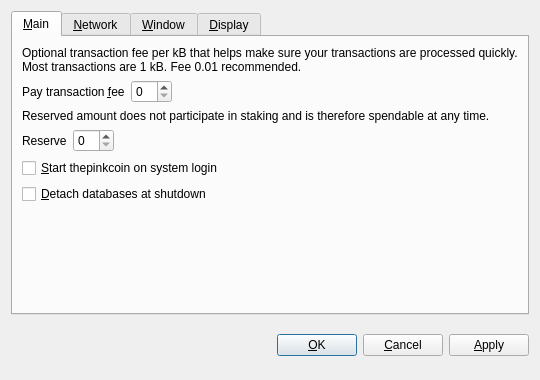
<?xml version="1.0" encoding="UTF-8"?>
<ui version="4.0">
 <class>OptionsDialog</class>
 <widget class="QDialog" name="OptionsDialog">
  <property name="geometry">
   <rect>
    <x>0</x>
    <y>0</y>
    <width>540</width>
    <height>380</height>
   </rect>
  </property>
  <property name="windowTitle">
   <string>Options</string>
  </property>
  <property name="modal">
   <bool>true</bool>
  </property>
  <layout class="QVBoxLayout" name="verticalLayout">
   <item>
    <widget class="QTabWidget" name="tabWidget">
     <property name="tabPosition">
      <enum>QTabWidget::North</enum>
     </property>
     <property name="currentIndex">
      <number>0</number>
     </property>
     <widget class="QWidget" name="tabMain">
      <attribute name="title">
       <string>&amp;Main</string>
      </attribute>
      <layout class="QVBoxLayout" name="verticalLayout_Main">
       <item>
        <widget class="QLabel" name="transactionFeeInfoLabel">
         <property name="text">
          <string>Optional transaction fee per kB that helps make sure your transactions are processed quickly. Most transactions are 1 kB. Fee 0.01 recommended.</string>
         </property>
         <property name="textFormat">
          <enum>Qt::PlainText</enum>
         </property>
         <property name="wordWrap">
          <bool>true</bool>
         </property>
        </widget>
       </item>
       <item>
        <layout class="QHBoxLayout" name="horizontalLayoutFee">
         <item>
          <widget class="QLabel" name="transactionFeeLabel">
           <property name="text">
            <string>Pay transaction &amp;fee</string>
           </property>
           <property name="textFormat">
            <enum>Qt::PlainText</enum>
           </property>
           <property name="buddy">
            <cstring>transactionFee</cstring>
           </property>
          </widget>
         </item>
         <item>
          <widget class="BitcoinAmountField" name="transactionFee"/>
         </item>
         <item>
          <spacer name="horizontalSpacerFee">
           <property name="orientation">
            <enum>Qt::Horizontal</enum>
           </property>
           <property name="sizeHint" stdset="0">
            <size>
             <width>40</width>
             <height>20</height>
            </size>
           </property>
          </spacer>
         </item>
        </layout>
       </item>
       <item>
        <widget class="QLabel" name="reserveBalanceInfoLabel">
         <property name="text">
          <string>Reserved amount does not participate in staking and is therefore spendable at any time.</string>
         </property>
         <property name="textFormat">
          <enum>Qt::PlainText</enum>
         </property>
         <property name="wordWrap">
          <bool>true</bool>
         </property>
        </widget>
       </item>
       <item>
        <layout class="QHBoxLayout" name="horizontalLayoutReserveBalance">
         <item>
          <widget class="QLabel" name="reserveBalanceLabel">
           <property name="text">
            <string>Reserve</string>
           </property>
           <property name="textFormat">
            <enum>Qt::PlainText</enum>
           </property>
           <property name="buddy">
            <cstring>reserveBalance</cstring>
           </property>
          </widget>
         </item>
         <item>
          <widget class="BitcoinAmountField" name="reserveBalance"/>
         </item>
         <item>
          <spacer name="horizontalSpacerReserveBalance">
           <property name="orientation">
            <enum>Qt::Horizontal</enum>
           </property>
           <property name="sizeHint" stdset="0">
            <size>
             <width>40</width>
             <height>20</height>
            </size>
           </property>
          </spacer>
         </item>
        </layout>
       </item>
       <item>
        <widget class="QCheckBox" name="bitcoinAtStartup">
         <property name="toolTip">
          <string>Automatically start thepinkcoin after logging in to the system.</string>
         </property>
         <property name="text">
          <string>&amp;Start thepinkcoin on system login</string>
         </property>
        </widget>
       </item>
       <item>
        <widget class="QCheckBox" name="detachDatabases">
         <property name="toolTip">
          <string>Detach block and address databases at shutdown. This means they can be moved to another data directory, but it slows down shutdown. The wallet is always detached.</string>
         </property>
         <property name="text">
          <string>&amp;Detach databases at shutdown</string>
         </property>
        </widget>
       </item>
       <item>
        <spacer name="verticalSpacer_Main">
         <property name="orientation">
          <enum>Qt::Vertical</enum>
         </property>
         <property name="sizeHint" stdset="0">
          <size>
           <width>20</width>
           <height>40</height>
          </size>
         </property>
        </spacer>
       </item>
      </layout>
     </widget>
     <widget class="QWidget" name="tabNetwork">
      <attribute name="title">
       <string>&amp;Network</string>
      </attribute>
      <layout class="QVBoxLayout" name="verticalLayout_Network">
       <item>
        <widget class="QCheckBox" name="mapPortUpnp">
         <property name="toolTip">
          <string>Automatically open the thepinkcoin client port on the router. This only works when your router supports UPnP and it is enabled.</string>
         </property>
         <property name="text">
          <string>Map port using &amp;UPnP</string>
         </property>
        </widget>
       </item>
       <item>
        <widget class="QCheckBox" name="connectSocks">
         <property name="toolTip">
          <string>Connect to the thepinkcoin network through a SOCKS proxy (e.g. when connecting through Tor).</string>
         </property>
         <property name="text">
          <string>&amp;Connect through SOCKS proxy:</string>
         </property>
        </widget>
       </item>
       <item>
        <layout class="QHBoxLayout" name="horizontalLayout_Network">
         <item>
          <widget class="QLabel" name="proxyIpLabel">
           <property name="text">
            <string>Proxy &amp;IP:</string>
           </property>
           <property name="textFormat">
            <enum>Qt::PlainText</enum>
           </property>
           <property name="buddy">
            <cstring>proxyIp</cstring>
           </property>
          </widget>
         </item>
         <item>
          <widget class="QValidatedLineEdit" name="proxyIp">
           <property name="maximumSize">
            <size>
             <width>140</width>
             <height>16777215</height>
            </size>
           </property>
           <property name="toolTip">
            <string>IP address of the proxy (e.g. 127.0.0.1)</string>
           </property>
          </widget>
         </item>
         <item>
          <widget class="QLabel" name="proxyPortLabel">
           <property name="text">
            <string>&amp;Port:</string>
           </property>
           <property name="textFormat">
            <enum>Qt::PlainText</enum>
           </property>
           <property name="buddy">
            <cstring>proxyPort</cstring>
           </property>
          </widget>
         </item>
         <item>
          <widget class="QLineEdit" name="proxyPort">
           <property name="maximumSize">
            <size>
             <width>55</width>
             <height>16777215</height>
            </size>
           </property>
           <property name="toolTip">
            <string>Port of the proxy (e.g. 9050)</string>
           </property>
          </widget>
         </item>
         <item>
          <widget class="QLabel" name="socksVersionLabel">
           <property name="text">
            <string>SOCKS &amp;Version:</string>
           </property>
           <property name="textFormat">
            <enum>Qt::PlainText</enum>
           </property>
           <property name="buddy">
            <cstring>socksVersion</cstring>
           </property>
          </widget>
         </item>
         <item>
          <widget class="QValueComboBox" name="socksVersion">
           <property name="toolTip">
            <string>SOCKS version of the proxy (e.g. 5)</string>
           </property>
          </widget>
         </item>
         <item>
          <spacer name="horizontalSpacer_Network">
           <property name="orientation">
            <enum>Qt::Horizontal</enum>
           </property>
           <property name="sizeHint" stdset="0">
            <size>
             <width>40</width>
             <height>20</height>
            </size>
           </property>
          </spacer>
         </item>
        </layout>
       </item>
       <item>
        <spacer name="verticalSpacer_Network">
         <property name="orientation">
          <enum>Qt::Vertical</enum>
         </property>
         <property name="sizeHint" stdset="0">
          <size>
           <width>20</width>
           <height>40</height>
          </size>
         </property>
        </spacer>
       </item>
      </layout>
     </widget>
     <widget class="QWidget" name="tabWindow">
      <attribute name="title">
       <string>&amp;Window</string>
      </attribute>
      <layout class="QVBoxLayout" name="verticalLayout_Window">
       <item>
        <widget class="QCheckBox" name="minimizeToTray">
         <property name="toolTip">
          <string>Show only a tray icon after minimizing the window.</string>
         </property>
         <property name="text">
          <string>&amp;Minimize to the tray instead of the taskbar</string>
         </property>
        </widget>
       </item>
       <item>
        <widget class="QCheckBox" name="minimizeOnClose">
         <property name="toolTip">
          <string>Minimize instead of exit the application when the window is closed. When this option is enabled, the application will be closed only after selecting Quit in the menu.</string>
         </property>
         <property name="text">
          <string>M&amp;inimize on close</string>
         </property>
        </widget>
       </item>
       <item>
        <spacer name="verticalSpacer_Window">
         <property name="orientation">
          <enum>Qt::Vertical</enum>
         </property>
         <property name="sizeHint" stdset="0">
          <size>
           <width>20</width>
           <height>40</height>
          </size>
         </property>
        </spacer>
       </item>
      </layout>
     </widget>
     <widget class="QWidget" name="tabDisplay">
      <attribute name="title">
       <string>&amp;Display</string>
      </attribute>
      <layout class="QVBoxLayout" name="verticalLayout_Display">
       <item>
        <layout class="QHBoxLayout" name="horizontalLayout_1_Display">
         <item>
          <widget class="QLabel" name="langLabel">
           <property name="text">
            <string>User Interface &amp;language:</string>
           </property>
           <property name="textFormat">
            <enum>Qt::PlainText</enum>
           </property>
           <property name="buddy">
            <cstring>lang</cstring>
           </property>
          </widget>
         </item>
         <item>
          <widget class="QValueComboBox" name="lang">
           <property name="toolTip">
            <string>The user interface language can be set here. This setting will take effect after restarting thepinkcoin.</string>
           </property>
          </widget>
         </item>
        </layout>
       </item>
       <item>
        <layout class="QHBoxLayout" name="horizontalLayout_2_Display">
         <item>
          <widget class="QLabel" name="unitLabel">
           <property name="text">
            <string>&amp;Unit to show amounts in:</string>
           </property>
           <property name="textFormat">
            <enum>Qt::PlainText</enum>
           </property>
           <property name="buddy">
            <cstring>unit</cstring>
           </property>
          </widget>
         </item>
         <item>
          <widget class="QValueComboBox" name="unit">
           <property name="toolTip">
            <string>Choose the default subdivision unit to show in the interface and when sending coins.</string>
           </property>
          </widget>
         </item>
        </layout>
       </item>
       <item>
        <widget class="QCheckBox" name="displayAddresses">
         <property name="toolTip">
          <string>Whether to show thepinkcoin addresses in the transaction list or not.</string>
         </property>
         <property name="text">
          <string>&amp;Display addresses in transaction list</string>
         </property>
        </widget>
       </item>
       <item>
        <widget class="QCheckBox" name="coinControlFeatures">
         <property name="toolTip">
          <string>Whether to show coin control features or not.</string>
         </property>
         <property name="text">
          <string>Display coin &amp;control features (experts only!)</string>
         </property>
        </widget>
       </item>
       <item>
        <spacer name="verticalSpacer_Display">
         <property name="orientation">
          <enum>Qt::Vertical</enum>
         </property>
         <property name="sizeHint" stdset="0">
          <size>
           <width>20</width>
           <height>40</height>
          </size>
         </property>
        </spacer>
       </item>
      </layout>
     </widget>
    </widget>
   </item>
   <item>
    <layout class="QHBoxLayout" name="horizontalLayout_Buttons">
     <item>
      <spacer name="horizontalSpacer_1">
       <property name="orientation">
        <enum>Qt::Horizontal</enum>
       </property>
       <property name="sizeHint" stdset="0">
        <size>
         <width>40</width>
         <height>48</height>
        </size>
       </property>
      </spacer>
     </item>
     <item>
      <widget class="QLabel" name="statusLabel">
       <property name="font">
        <font>
         <weight>75</weight>
         <bold>true</bold>
        </font>
       </property>
       <property name="text">
        <string/>
       </property>
       <property name="textFormat">
        <enum>Qt::PlainText</enum>
       </property>
       <property name="wordWrap">
        <bool>true</bool>
       </property>
      </widget>
     </item>
     <item>
      <spacer name="horizontalSpacer_2">
       <property name="orientation">
        <enum>Qt::Horizontal</enum>
       </property>
       <property name="sizeHint" stdset="0">
        <size>
         <width>40</width>
         <height>48</height>
        </size>
       </property>
      </spacer>
     </item>
     <item>
      <widget class="QPushButton" name="okButton">
       <property name="text">
        <string>&amp;OK</string>
       </property>
      </widget>
     </item>
     <item>
      <widget class="QPushButton" name="cancelButton">
       <property name="text">
        <string>&amp;Cancel</string>
       </property>
       <property name="autoDefault">
        <bool>false</bool>
       </property>
      </widget>
     </item>
     <item>
      <widget class="QPushButton" name="applyButton">
       <property name="text">
        <string>&amp;Apply</string>
       </property>
       <property name="autoDefault">
        <bool>false</bool>
       </property>
      </widget>
     </item>
    </layout>
   </item>
  </layout>
 </widget>
 <customwidgets>
  <customwidget>
   <class>BitcoinAmountField</class>
   <extends>QSpinBox</extends>
   <header>bitcoinamountfield.h</header>
  </customwidget>
  <customwidget>
   <class>QValueComboBox</class>
   <extends>QComboBox</extends>
   <header>qvaluecombobox.h</header>
  </customwidget>
  <customwidget>
   <class>QValidatedLineEdit</class>
   <extends>QLineEdit</extends>
   <header>qvalidatedlineedit.h</header>
  </customwidget>
 </customwidgets>
 <resources/>
 <connections/>
</ui>
